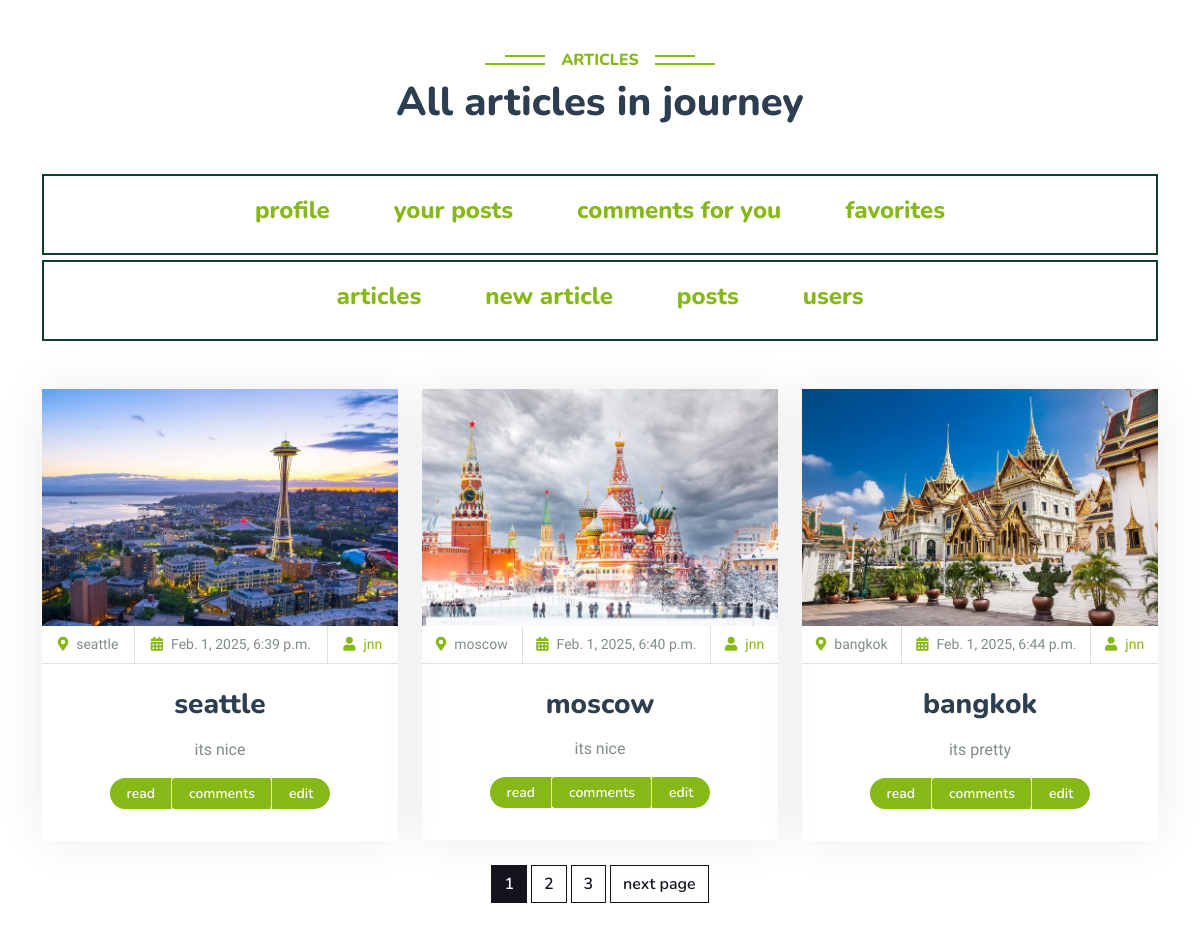
The page /all-articles on the database its author committed.
### article_module/models.py (models this page shows, shortened)
class Article(models.Model):
    title = models.CharField(max_length=50)
    city = models.CharField(max_length=50)
    reading_duration = models.IntegerField()
    image = models.ImageField(upload_to='articles_pic', null=True, blank=True)
    author = models.ForeignKey(User, on_delete=models.CASCADE, related_name='article_author')
    short_description = models.CharField(max_length=100)
    text = models.TextField()
    create_date = models.DateTimeField(auto_now_add=True, null=True, blank=True)
    slug = models.SlugField(null=True)
    categories = models.ManyToManyField(ArticleCategory)
    is_active = models.BooleanField(default=True)

### user_module/models.py (models this page shows, shortened)
class User(AbstractUser):
    phone = models.IntegerField(verbose_name='your number', null=True, blank=True)
    email_active_code = models.CharField(max_length=100)
    following = models.ManyToManyField('self', through='Contact', related_name='followers', symmetrical=False)
    class Meta:
        verbose_name = 'user'
        verbose_name_plural = 'users'

### article_module/views.py (the view)
# urls.py: path('all-articles', AllArticlesView.as_view(), name='articles-page'),
class AllArticlesView(views.StaffuserRequiredMixin, ListView):  # usage : profile_module / in staff part
    template_name = 'staff/all-articles.html'
    model = Article
    paginate_by = 3

### profile_module/templates/staff/all-articles.html (shortened to what this page needs)
{% extends 'base.html' %}
{% load thumbnail %}
{% block content %}
    <div class="container-xxl py-5">
        <div class="container">
            <div class="text-center wow fadeInUp" data-wow-delay="0.1s"
                 style="visibility: visible; animation-delay: 0.1s; animation-name: fadeInUp;">
                <h6 class="section-title bg-white text-center text-primary px-3">articles</h6>
                <h1 class="mb-5">All articles in journey</h1>
            </div>
            {% include 'profile/components/profile-menu-component.html' %}
            {% include 'staff/components/staff-menu-component.html' %}
            <br><br>
            <div class="row g-4 justify-content-center">
                {% for article in article_list %}
                    <div class="col-lg-4 col-md-6 wow fadeInUp" data-wow-delay="0.1s"
                         style="visibility: visible; animation-delay: 0.1s; animation-name: fadeInUp;">
                        <div class="package-item">
                            <div class="overflow-hidden">
                                {% thumbnail article.image "400x300" crop="center" as im %}
                                    <img class="img-fluid" src="{{ im.url }}" alt="">
                                {% endthumbnail %}
                            </div>
                            <div class="d-flex border-bottom">
                                <small class="flex-fill text-center border-end py-2"><i
                                        class="fa fa-map-marker-alt text-primary me-2"></i>{{ article.city }}</small>
                                <small class="flex-fill text-center border-end py-2"><i
                                        class="fa fa-calendar-alt text-primary me-2"></i>{{ article.create_date }}
                                </small>
                                <small class="flex-fill text-center py-2"><a
                                        href="{% url 'user-info' article.author.username %}"><i
                                        class="fa fa-user text-primary me-2"></i>{{ article.author.username }}
                                </a></small>
                            </div>
                            <div class="text-center p-4">
                                <h3 class="mb-0">{{ article.title }}</h3>
                                <p>{{ article.short_description }}</p>
                                <div class="d-flex justify-content-center mb-2">
                                    <a href="{% url 'article-detail-page' article.id %}"
                                       class="btn btn-primary px-3 border-end btn-sm"
                                       style="border-radius: 30px 0 0 30px;">read</a>
                                    <a href="{% url 'display-comments-page' pk=article.id %}"
                                       class="btn btn-primary px-3 border-end btn-sm">comments</a>
                                    <a href="{% url 'edit-article-page' pk=article.id %}"
                                       class="btn btn-primary px-3 btn-sm"
                                       style="border-radius: 0 30px 30px 0;">edit</a>
                                </div>
                            </div>
                        </div>
                    </div>
                {% endfor %}
            </div>
            <br>
            <div class="text-center wow fadeInUp" data-wow-delay="0.1s" ;>
                {% if is_paginated %}
                    {% for page in paginator.page_range %}
                        <a href="?page={{ page }}">
                            <button class="btn btn-outline-dark {% if page_obj.number == page %}active{% endif %}">{{ page }}</button>
                        </a>
                    {% endfor %}
                    {% if page_obj.has_next %}<a href="?page={{ page_obj.next_page_number }}">
                        <button class="btn btn-outline-dark">next page</button>
                    </a> {% endif %}
                {% endif %}
            </div>
        </div>
    </div>
{% endblock %}

### static/css/style.css (style rules this page uses)
:root { --primary: #86B817; --secondary: #FE8800; --light: #F5F5F5; --dark: #14141F; }
.btn { font-family: 'Nunito', sans-serif; font-weight: 600; transition: .5s; }
.btn.btn-primary, .btn.btn-secondary { color: #FFFFFF; }
.section-title { position: relative; display: inline-block; text-transform: uppercase; }
.section-title::before { position: absolute; content: ""; width: calc(100% + 80px); height: 2px; top: 4px; left: -40px; background: var(--primary); z-index: -1; }
.section-title::after { position: absolute; content: ""; width: calc(100% + 120px); height: 2px; bottom: 5px; left: -60px; background: var(--primary); z-index: -1; }
.package-item { box-shadow: 0 0 45px rgba(0, 0, 0, .08); }
.package-item img { transition: .5s; }

### rows shown on the page
Article: shows a picture, city "seattle", create_date "Feb. 1, 2025, 6:39 p.m.", author.username "jnn", title "seattle", short_description "its nice"
Article: shows a picture, city "moscow", create_date "Feb. 1, 2025, 6:40 p.m.", author.username "jnn", title "moscow", short_description "its nice"
Article: shows a picture, city "bangkok", create_date "Feb. 1, 2025, 6:44 p.m.", author.username "jnn", title "bangkok", short_description "its pretty"

### other values the page prints
{{ page }} "1" "2" "3"
